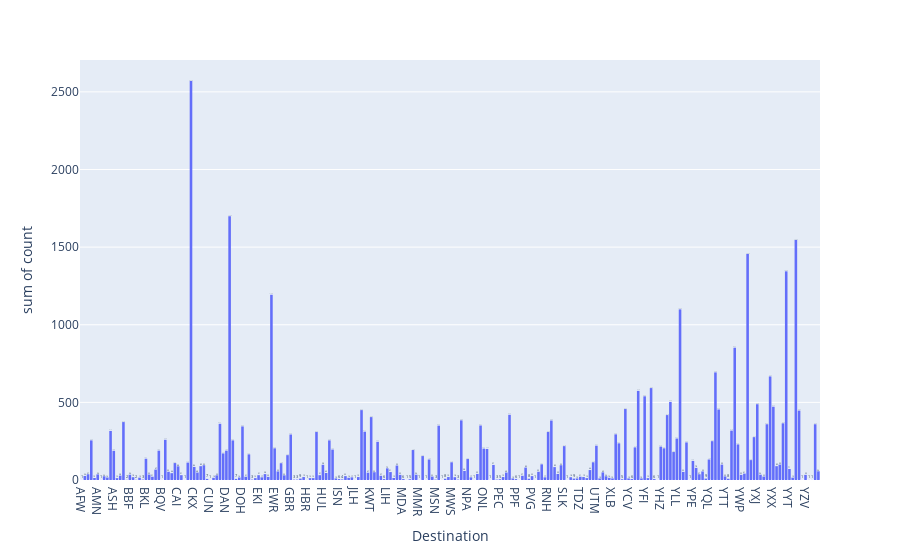

Notebook code cell kept with this figure:
### Code cell
plot_count_hist('Destination', data)

### Figure 1 — Plotly figure (JSON) as saved in the notebook; plotly's stock layout.template omitted (floating-point values rounded to 4 significant figures; data arrays with more than 128 entries replaced by an {"elided": "..."} marker saying what was removed)
{"data": [{"alignmentgroup": "True", "bingroup": "x", "histfunc": "sum", "hovertemplate": "Destination=%{x}<br>sum of count=%{y}<extra></extra>", "legendgroup": "", "marker": {"color": "#636efa", "pattern": {"shape": ""}}, "name": "", "offsetgroup": "", "orientation": "v", "showlegend": false, "texttemplate": "%{value}", "type": "histogram", "x": {"elided": "230 str values"}, "xaxis": "x", "y": {"elided": "230 int values"}, "yaxis": "y"}], "layout": {"barmode": "relative", "legend": {"tracegroupgap": 0}, "margin": {"t": 60}, "xaxis": {"anchor": "y", "domain": [0, 1], "title": {"text": "Destination"}}, "yaxis": {"anchor": "x", "domain": [0, 1], "title": {"text": "sum of count"}}}}
